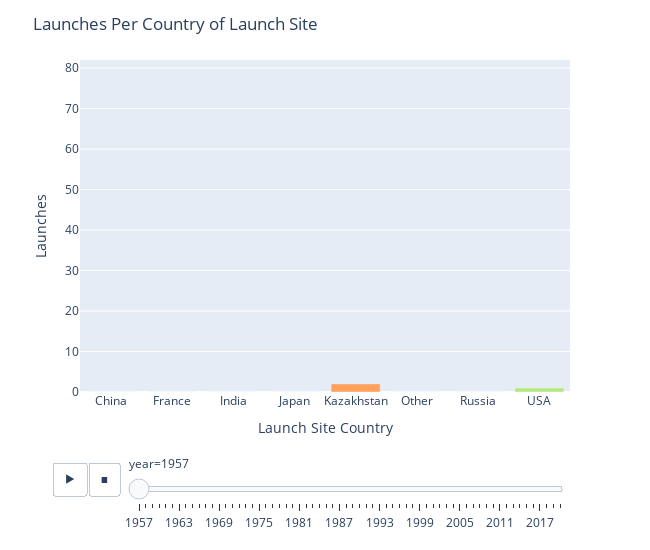

This figure's notebook cell:
### Code cell
# create chart
fig = px.bar(full_distribution,
             x='country',
             y='counts',
             color='country',
             animation_frame='year',
             animation_group='country',
             range_y=[0, full_distribution['counts'].max() + 10],
             category_orders={"country": all_countries},
             )

# format
fig.update_layout(
    xaxis={'categoryorder': 'array', 'categoryarray': all_countries},
    title='Launches Per Country of Launch Site',
    yaxis_title='Launches',
    xaxis_title='Launch Site Country',
    height=550,
    width=650,
    showlegend=False, 
    
    )


# save and show
fig.write_html(f'../../docs_source/images/visualization/launches_per_country_of_launch_site.html')



fig.show()

### Figure 1 — Plotly figure (JSON) as saved in the notebook; plotly's stock layout.template omitted (floating-point values rounded to 4 significant figures)
{"data": [{"alignmentgroup": "True", "hovertemplate": "country=%{x}<br>year=1957<br>counts=%{y}<extra></extra>", "ids": ["China"], "legendgroup": "China", "marker": {"color": "#636efa", "pattern": {"shape": ""}}, "name": "China", "offsetgroup": "China", "orientation": "v", "showlegend": true, "textposition": "auto", "type": "bar", "x": ["China"], "xaxis": "x", "y": [0], "yaxis": "y"}, {"alignmentgroup": "True", "hovertemplate": "country=%{x}<br>year=1957<br>counts=%{y}<extra></extra>", "ids": ["France"], "legendgroup": "France", "marker": {"color": "#EF553B", "pattern": {"shape": ""}}, "name": "France", "offsetgroup": "France", "orientation": "v", "showlegend": true, "textposition": "auto", "type": "bar", "x": ["France"], "xaxis": "x", "y": [0], "yaxis": "y"}, {"alignmentgroup": "True", "hovertemplate": "country=%{x}<br>year=1957<br>counts=%{y}<extra></extra>", "ids": ["India"], "legendgroup": "India", "marker": {"color": "#00cc96", "pattern": {"shape": ""}}, "name": "India", "offsetgroup": "India", "orientation": "v", "showlegend": true, "textposition": "auto", "type": "bar", "x": ["India"], "xaxis": "x", "y": [0], "yaxis": "y"}, {"alignmentgroup": "True", "hovertemplate": "country=%{x}<br>year=1957<br>counts=%{y}<extra></extra>", "ids": ["Japan"], "legendgroup": "Japan", "marker": {"color": "#ab63fa", "pattern": {"shape": ""}}, "name": "Japan", "offsetgroup": "Japan", "orientation": "v", "showlegend": true, "textposition": "auto", "type": "bar", "x": ["Japan"], "xaxis": "x", "y": [0], "yaxis": "y"}, {"alignmentgroup": "True", "hovertemplate": "country=%{x}<br>year=1957<br>counts=%{y}<extra></extra>", "ids": ["Kazakhstan"], "legendgroup": "Kazakhstan", "marker": {"color": "#FFA15A", "pattern": {"shape": ""}}, "name": "Kazakhstan", "offsetgroup": "Kazakhstan", "orientation": "v", "showlegend": true, "textposition": "auto", "type": "bar", "x": ["Kazakhstan"], "xaxis": "x", "y": [2], "yaxis": "y"}, {"alignmentgroup": "True", "hovertemplate": "country=%{x}<br>year=1957<br>counts=%{y}<extra></extra>", "ids": ["Other"], "legendgroup": "Other", "marker": {"color": "#19d3f3", "pattern": {"shape": ""}}, "name": "Other", "offsetgroup": "Other", "orientation": "v", "showlegend": true, "textposition": "auto", "type": "bar", "x": ["Other"], "xaxis": "x", "y": [0], "yaxis": "y"}, {"alignmentgroup": "True", "hovertemplate": "country=%{x}<br>year=1957<br>counts=%{y}<extra></extra>", "ids": ["Russia"], "legendgroup": "Russia", "marker": {"color": "#FF6692", "pattern": {"shape": ""}}, "name": "Russia", "offsetgroup": "Russia", "orientation": "v", "showlegend": true, "textposition": "auto", "type": "bar", "x": ["Russia"], "xaxis": "x", "y": [0], "yaxis": "y"}, {"alignmentgroup": "True", "hovertemplate": "country=%{x}<br>year=1957<br>counts=%{y}<extra></extra>", "ids": ["USA"], "legendgroup": "USA", "marker": {"color": "#B6E880", "pattern": {"shape": ""}}, "name": "USA", "offsetgroup": "USA", "orientation": "v", "showlegend": true, "textposition": "auto", "type": "bar", "x": ["USA"], "xaxis": "x", "y": [1], "yaxis": "y"}], "layout": {"barmode": "relative", "height": 550, "legend": {"title": {"text": "country"}, "tracegroupgap": 0}, "margin": {"t": 60}, "showlegend": false, "sliders": [{"active": 0, "currentvalue": {"prefix": "year="}, "len": 0.9, "pad": {"b": 10, "t": 60}, "steps": [{"args": [["1957"], {"frame": {"duration": 0, "redraw": true}, "fromcurrent": true, "mode": "immediate", "transition": {"duration": 0, "easing": "linear"}}], "label": "1957", "method": "animate"}, {"args": [["1958"], {"frame": {"duration": 0, "redraw": true}, "fromcurrent": true, "mode": "immediate", "transition": {"duration": 0, "easing": "linear"}}], "label": "1958", "method": "animate"}, {"args": [["1959"], {"frame": {"duration": 0, "redraw": true}, "fromcurrent": true, "mode": "immediate", "transition": {"duration": 0, "easing": "linear"}}], "label": "1959", "method": "animate"}, {"args": [["1960"], {"frame": {"duration": 0, "redraw": true}, "fromcurrent": true, "mode": "immediate", "transition": {"duration": 0, "easing": "linear"}}], "label": "1960", "method": "animate"}, {"args": [["1961"], {"frame": {"duration": 0, "redraw": true}, "fromcurrent": true, "mode": "immediate", "transition": {"duration": 0, "easing": "linear"}}], "label": "1961", "method": "animate"}, {"args": [["1962"], {"frame": {"duration": 0, "redraw": true}, "fromcurrent": true, "mode": "immediate", "transition": {"duration": 0, "easing": "linear"}}], "label": "1962", "method": "animate"}, {"args": [["1963"], {"frame": {"duration": 0, "redraw": true}, "fromcurrent": true, "mode": "immediate", "transition": {"duration": 0, "easing": "linear"}}], "label": "1963", "method": "animate"}, {"args": [["1964"], {"frame": {"duration": 0, "redraw": true}, "fromcurrent": true, "mode": "immediate", "transition": {"duration": 0, "easing": "linear"}}], "label": "1964", "method": "animate"}, {"args": [["1965"], {"frame": {"duration": 0, "redraw": true}, "fromcurrent": true, "mode": "immediate", "transition": {"duration": 0, "easing": "linear"}}], "label": "1965", "method": "animate"}, {"args": [["1966"], {"frame": {"duration": 0, "redraw": true}, "fromcurrent": true, "mode": "immediate", "transition": {"duration": 0, "easing": "linear"}}], "label": "1966", "method": "animate"}, {"args": [["1967"], {"frame": {"duration": 0, "redraw": true}, "fromcurrent": true, "mode": "immediate", "transition": {"duration": 0, "easing": "linear"}}], "label": "1967", "method": "animate"}, {"args": [["1968"], {"frame": {"duration": 0, "redraw": true}, "fromcurrent": true, "mode": "immediate", "transition": {"duration": 0, "easing": "linear"}}], "label": "1968", "method": "animate"}, {"args": [["1969"], {"frame": {"duration": 0, "redraw": true}, "fromcurrent": true, "mode": "immediate", "transition": {"duration": 0, "easing": "linear"}}], "label": "1969", "method": "animate"}, {"args": [["1970"], {"frame": {"duration": 0, "redraw": true}, "fromcurrent": true, "mode": "immediate", "transition": {"duration": 0, "easing": "linear"}}], "label": "1970", "method": "animate"}, {"args": [["1971"], {"frame": {"duration": 0, "redraw": true}, "fromcurrent": true, "mode": "immediate", "transition": {"duration": 0, "easing": "linear"}}], "label": "1971", "method": "animate"}, {"args": [["1972"], {"frame": {"duration": 0, "redraw": true}, "fromcurrent": true, "mode": "immediate", "transition": {"duration": 0, "easing": "linear"}}], "label": "1972", "method": "animate"}, {"args": [["1973"], {"frame": {"duration": 0, "redraw": true}, "fromcurrent": true, "mode": "immediate", "transition": {"duration": 0, "easing": "linear"}}], "label": "1973", "method": "animate"}, {"args": [["1974"], {"frame": {"duration": 0, "redraw": true}, "fromcurrent": true, "mode": "immediate", "transition": {"duration": 0, "easing": "linear"}}], "label": "1974", "method": "animate"}, {"args": [["1975"], {"frame": {"duration": 0, "redraw": true}, "fromcurrent": true, "mode": "immediate", "transition": {"duration": 0, "easing": "linear"}}], "label": "1975", "method": "animate"}, {"args": [["1976"], {"frame": {"duration": 0, "redraw": true}, "fromcurrent": true, "mode": "immediate", "transition": {"duration": 0, "easing": "linear"}}], "label": "1976", "method": "animate"}, {"args": [["1977"], {"frame": {"duration": 0, "redraw": true}, "fromcurrent": true, "mode": "immediate", "transition": {"duration": 0, "easing": "linear"}}], "label": "1977", "method": "animate"}, {"args": [["1978"], {"frame": {"duration": 0, "redraw": true}, "fromcurrent": true, "mode": "immediate", "transition": {"duration": 0, "easing": "linear"}}], "label": "1978", "method": "animate"}, {"args": [["1979"], {"frame": {"duration": 0, "redraw": true}, "fromcurrent": true, "mode": "immediate", "transition": {"duration": 0, "easing": "linear"}}], "label": "1979", "method": "animate"}, {"args": [["1980"], {"frame": {"duration": 0, "redraw": true}, "fromcurrent": true, "mode": "immediate", "transition": {"duration": 0, "easing": "linear"}}], "label": "1980", "method": "animate"}, {"args": [["1981"], {"frame": {"duration": 0, "redraw": true}, "fromcurrent": true, "mode": "immediate", "transition": {"duration": 0, "easing": "linear"}}], "label": "1981", "method": "animate"}, {"args": [["1982"], {"frame": {"duration": 0, "redraw": true}, "fromcurrent": true, "mode": "immediate", "transition": {"duration": 0, "easing": "linear"}}], "label": "1982", "method": "animate"}, {"args": [["1983"], {"frame": {"duration": 0, "redraw": true}, "fromcurrent": true, "mode": "immediate", "transition": {"duration": 0, "easing": "linear"}}], "label": "1983", "method": "animate"}, {"args": [["1984"], {"frame": {"duration": 0, "redraw": true}, "fromcurrent": true, "mode": "immediate", "transition": {"duration": 0, "easing": "linear"}}], "label": "1984", "method": "animate"}, {"args": [["1985"], {"frame": {"duration": 0, "redraw": true}, "fromcurrent": true, "mode": "immediate", "transition": {"duration": 0, "easing": "linear"}}], "label": "1985", "method": "animate"}, {"args": [["1986"], {"frame": {"duration": 0, "redraw": true}, "fromcurrent": true, "mode": "immediate", "transition": {"duration": 0, "easing": "linear"}}], "label": "1986", "method": "animate"}, {"args": [["1987"], {"frame": {"duration": 0, "redraw": true}, "fromcurrent": true, "mode": "immediate", "transition": {"duration": 0, "easing": "linear"}}], "label": "1987", "method": "animate"}, {"args": [["1988"], {"frame": {"duration": 0, "redraw": true}, "fromcurrent": true, "mode": "immediate", "transition": {"duration": 0, "easing": "linear"}}], "label": "1988", "method": "animate"}, {"args": [["1989"], {"frame": {"duration": 0, "redraw": true}, "fromcurrent": true, "mode": "immediate", "transition": {"duration": 0, "easing": "linear"}}], "label": "1989", "method": "animate"}, {"args": [["1990"], {"frame": {"duration": 0, "redraw": true}, "fromcurrent": true, "mode": "immediate", "transition": {"duration": 0, "easing": "linear"}}], "label": "1990", "method": "animate"}, {"args": [["1991"], {"frame": {"duration": 0, "redraw": true}, "fromcurrent": true, "mode": "immediate", "transition": {"duration": 0, "easing": "linear"}}], "label": "1991", "method": "animate"}, {"args": [["1992"], {"frame": {"duration": 0, "redraw": true}, "fromcurrent": true, "mode": "immediate", "transition": {"duration": 0, "easing": "linear"}}], "label": "1992", "method": "animate"}, {"args": [["1993"], {"frame": {"duration": 0, "redraw": true}, "fromcurrent": true, "mode": "immediate", "transition": {"duration": 0, "easing": "linear"}}], "label": "1993", "method": "animate"}, {"args": [["1994"], {"frame": {"duration": 0, "redraw": true}, "fromcurrent": true, "mode": "immediate", "transition": {"duration": 0, "easing": "linear"}}], "label": "1994", "method": "animate"}, {"args": [["1995"], {"frame": {"duration": 0, "redraw": true}, "fromcurrent": true, "mode": "immediate", "transition": {"duration": 0, "easing": "linear"}}], "label": "1995", "method": "animate"}, {"args": [["1996"], {"frame": {"duration": 0, "redraw": true}, "fromcurrent": true, "mode": "immediate", "transition": {"duration": 0, "easing": "linear"}}], "label": "1996", "method": "animate"}, {"args": [["1997"], {"frame": {"duration": 0, "redraw": true}, "fromcurrent": true, "mode": "immediate", "transition": {"duration": 0, "easing": "linear"}}], "label": "1997", "method": "animate"}, {"args": [["1998"], {"frame": {"duration": 0, "redraw": true}, "fromcurrent": true, "mode": "immediate", "transition": {"duration": 0, "easing": "linear"}}], "label": "1998", "method": "animate"}, {"args": [["1999"], {"frame": {"duration": 0, "redraw": true}, "fromcurrent": true, "mode": "immediate", "transition": {"duration": 0, "easing": "linear"}}], "label": "1999", "method": "animate"}, {"args": [["2000"], {"frame": {"duration": 0, "redraw": true}, "fromcurrent": true, "mode": "immediate", "transition": {"duration": 0, "easing": "linear"}}], "label": "2000", "method": "animate"}, {"args": [["2001"], {"frame": {"duration": 0, "redraw": true}, "fromcurrent": true, "mode": "immediate", "transition": {"duration": 0, "easing": "linear"}}], "label": "2001", "method": "animate"}, {"args": [["2002"], {"frame": {"duration": 0, "redraw": true}, "fromcurrent": true, "mode": "immediate", "transition": {"duration": 0, "easing": "linear"}}], "label": "2002", "method": "animate"}, {"args": [["2003"], {"frame": {"duration": 0, "redraw": true}, "fromcurrent": true, "mode": "immediate", "transition": {"duration": 0, "easing": "linear"}}], "label": "2003", "method": "animate"}, {"args": [["2004"], {"frame": {"duration": 0, "redraw": true}, "fromcurrent": true, "mode": "immediate", "transition": {"duration": 0, "easing": "linear"}}], "label": "2004", "method": "animate"}, {"args": [["2005"], {"frame": {"duration": 0, "redraw": true}, "fromcurrent": true, "mode": "immediate", "transition": {"duration": 0, "easing": "linear"}}], "label": "2005", "method": "animate"}, {"args": [["2006"], {"frame": {"duration": 0, "redraw": true}, "fromcurrent": true, "mode": "immediate", "transition": {"duration": 0, "easing": "linear"}}], "label": "2006", "method": "animate"}, {"args": [["2007"], {"frame": {"duration": 0, "redraw": true}, "fromcurrent": true, "mode": "immediate", "transition": {"duration": 0, "easing": "linear"}}], "label": "2007", "method": "animate"}, {"args": [["2008"], {"frame": {"duration": 0, "redraw": true}, "fromcurrent": true, "mode": "immediate", "transition": {"duration": 0, "easing": "linear"}}], "label": "2008", "method": "animate"}, {"args": [["2009"], {"frame": {"duration": 0, "redraw": true}, "fromcurrent": true, "mode": "immediate", "transition": {"duration": 0, "easing": "linear"}}], "label": "2009", "method": "animate"}, {"args": [["2010"], {"frame": {"duration": 0, "redraw": true}, "fromcurrent": true, "mode": "immediate", "transition": {"duration": 0, "easing": "linear"}}], "label": "2010", "method": "animate"}, {"args": [["2011"], {"frame": {"duration": 0, "redraw": true}, "fromcurrent": true, "mode": "immediate", "transition": {"duration": 0, "easing": "linear"}}], "label": "2011", "method": "animate"}, {"args": [["2012"], {"frame": {"duration": 0, "redraw": true}, "fromcurrent": true, "mode": "immediate", "transition": {"duration": 0, "easing": "linear"}}], "label": "2012", "method": "animate"}, {"args": [["2013"], {"frame": {"duration": 0, "redraw": true}, "fromcurrent": true, "mode": "immediate", "transition": {"duration": 0, "easing": "linear"}}], "label": "2013", "method": "animate"}, {"args": [["2014"], {"frame": {"duration": 0, "redraw": true}, "fromcurrent": true, "mode": "immediate", "transition": {"duration": 0, "easing": "linear"}}], "label": "2014", "method": "animate"}, {"args": [["2015"], {"frame": {"duration": 0, "redraw": true}, "fromcurrent": true, "mode": "immediate", "transition": {"duration": 0, "easing": "linear"}}], "label": "2015", "method": "animate"}, {"args": [["2016"], {"frame": {"duration": 0, "redraw": true}, "fromcurrent": true, "mode": "immediate", "transition": {"duration": 0, "easing": "linear"}}], "label": "2016", "method": "animate"}, {"args": [["2017"], {"frame": {"duration": 0, "redraw": true}, "fromcurrent": true, "mode": "immediate", "transition": {"duration": 0, "easing": "linear"}}], "label": "2017", "method": "animate"}, {"args": [["2018"], {"frame": {"duration": 0, "redraw": true}, "fromcurrent": true, "mode": "immediate", "transition": {"duration": 0, "easing": "linear"}}], "label": "2018", "method": "animate"}, {"args": [["2019"], {"frame": {"duration": 0, "redraw": true}, "fromcurrent": true, "mode": "immediate", "transition": {"duration": 0, "easing": "linear"}}], "label": "2019", "method": "animate"}, {"args": [["2020"], {"frame": {"duration": 0, "redraw": true}, "fromcurrent": true, "mode": "immediate", "transition": {"duration": 0, "easing": "linear"}}], "label": "2020", "method": "animate"}], "x": 0.1, "xanchor": "left", "y": 0, "yanchor": "top"}], "title": {"text": "Launches Per Country of Launch Site"}, "updatemenus": [{"buttons": [{"args": [null, {"frame": {"duration": 500, "redraw": true}, "fromcurrent": true, "mode": "immediate", "transition": {"duration": 500, "easing": "linear"}}], "label": "&#9654;", "method": "animate"}, {"args": [[null], {"frame": {"duration": 0, "redraw": true}, "fromcurrent": true, "mode": "immediate", "transition": {"duration": 0, "easing": "linear"}}], "label": "&#9724;", "method": "animate"}], "direction": "left", "pad": {"r": 10, "t": 70}, "showactive": false, "type": "buttons", "x": 0.1, "xanchor": "right", "y": 0, "yanchor": "top"}], "width": 650, "xaxis": {"anchor": "y", "categoryarray": ["China", "France", "India", "Japan", "Kazakhstan", "Other", "Russia", "USA"], "categoryorder": "array", "domain": [0, 1], "title": {"text": "Launch Site Country"}}, "yaxis": {"anchor": "x", "domain": [0, 1], "range": [0, 82], "title": {"text": "Launches"}}}}
